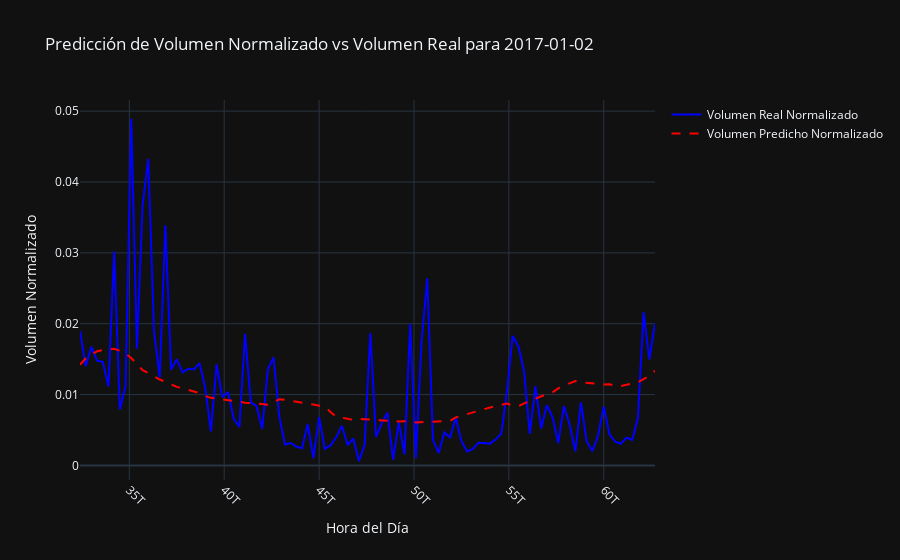

Notebook cell for this chart:
### Markdown cell above
<span style="color:#1E90FF; font-weight:bold">To instantiate your predictor and train it, use the following code. Assuming historical_df is the dataframe for training:

### Code cell
from sklearn.metrics import mean_squared_error


class StaticBinVolumePredictor:
    def __init__(self, window_size):
        """
        Clase para predecir la curva de volumen utilizando una media móvil para mejorar la separación de entrenamiento y prueba.

        Args:
            window_size (int): Tamaño de la ventana para calcular la media móvil.
        """
        self.window_size = window_size
        self.moving_avg_curve = None

    def train(self, train_df):
        """
        Entrenar el predictor utilizando los datos de volumen con una media móvil.

        Args:
            train_df (DataFrame): Datos de entrenamiento con las columnas ['date', 'time_5min', 'volume', 'vwap', 'day_of_week'].
        """
        # Calcular la media móvil para cada timestamp (promedio de volúmenes anteriores por ventana)
        self.moving_avg_curve = (
            train_df['volume']
            .rolling(window=self.window_size, min_periods=1)
            .mean()
            .groupby(train_df['time_5min'])
            .mean()
        )
        # Normalizar la curva de volumen
        self.moving_avg_curve /= self.moving_avg_curve.sum()

    def predict(self, day_times=None):
        """
        Predecir la curva de volumen estático para un día dado o para toda la serie.

        Args:
            day_times (Index, optional): Índices de tiempo del día a predecir. Si no se proporciona, se predice para todos los tiempos.

        Returns:
            Series: Predicción de la curva de volumen para el día o para toda la serie, con los índices correspondientes.
        """
        if day_times is None:
            return self.moving_avg_curve.fillna(0)
        else:
            return self.moving_avg_curve.reindex(day_times).fillna(0)

    def evaluate(self, test_df):
        """
        Evaluar el rendimiento del predictor comparando las predicciones con los valores reales normalizados.

        Args:
            test_df (DataFrame): Datos de prueba con las columnas ['date', 'time_5min', 'volume', 'vwap'].

        Returns:
            float: RMSE (Raíz del Error Cuadrático Medio) de la predicción.
        """
        mse_list = []
        unique_dates = test_df['date'].unique()
        for date in unique_dates:
            day_df = test_df[test_df['date'] == date]
            actual_curve = day_df.set_index('time_5min')['volume']
            actual_curve /= actual_curve.sum()  # Normalizar la curva de volumen real
            predicted_curve = self.predict(actual_curve.index)
            mse = mean_squared_error(actual_curve, predicted_curve)
            mse_list.append(mse)

        final_rmse = np.sqrt(np.mean(mse_list))

        print(f"RMSE del predictor de volumen estático: {final_rmse}")
        

    def visualize_prediction(self, test_df, date):
        """
        Visualizar la predicción frente a los valores reales normalizados para un día específico.

        Args:
            test_df (DataFrame): Datos de prueba con las columnas ['date', 'time_5min', 'volume', 'vwap'].
            date (str): Fecha específica para la cual se desea visualizar la predicción.
        """
        day_df = test_df[test_df['date'] == date]
        actual_curve = day_df.set_index('time_5min')['volume']
        actual_curve /= actual_curve.sum()  # Normalizar la curva de volumen real
        predicted_curve = self.predict(actual_curve.index)

        # Crear la figura
        fig = go.Figure()

        # Añadir la curva de volumen real normalizado
        fig.add_trace(go.Scatter(
            x=actual_curve.index,
            y=actual_curve.values,
            mode='lines',
            name='Volumen Real Normalizado',
            line=dict(color='blue', width=2)
        ))

        # Añadir la curva de volumen predicho normalizado
        fig.add_trace(go.Scatter(
            x=predicted_curve.index,
            y=predicted_curve.values,
            mode='lines',
            name='Volumen Predicho Normalizado',
            line=dict(color='red', width=2, dash='dash')
        ))

        # Configuración del layout
        fig.update_layout(
            title=f'Predicción de Volumen Normalizado vs Volumen Real para {date}',
            xaxis_title='Hora del Día',
            yaxis_title='Volumen Normalizado',
            template='plotly_dark',
            showlegend=True
        )

        # Ajuste de los ticks del eje x
        fig.update_xaxes(tickangle=45)

        # Mostrar la figura
        fig.show()



# Ejemplo de uso
volume_predictor = StaticBinVolumePredictor(window_size=10)  # Ajustar el hiperparámetro de la ventana

# Asumiendo que 'algo.resampled_df' tiene las columnas ['date', 'time_5min', 'volume', 'vwap']

# Entrenar el predictor
volume_predictor.train(algo.resampled_df)

# Predecir la curva de volumen estático
predicted_curve = volume_predictor.predict()

# Evaluar el rendimiento del predictor
rmse = volume_predictor.evaluate(algo.test_df)

# Visualizar la predicción para una fecha específica
volume_predictor.visualize_prediction(algo.test_df, '2017-01-02')
